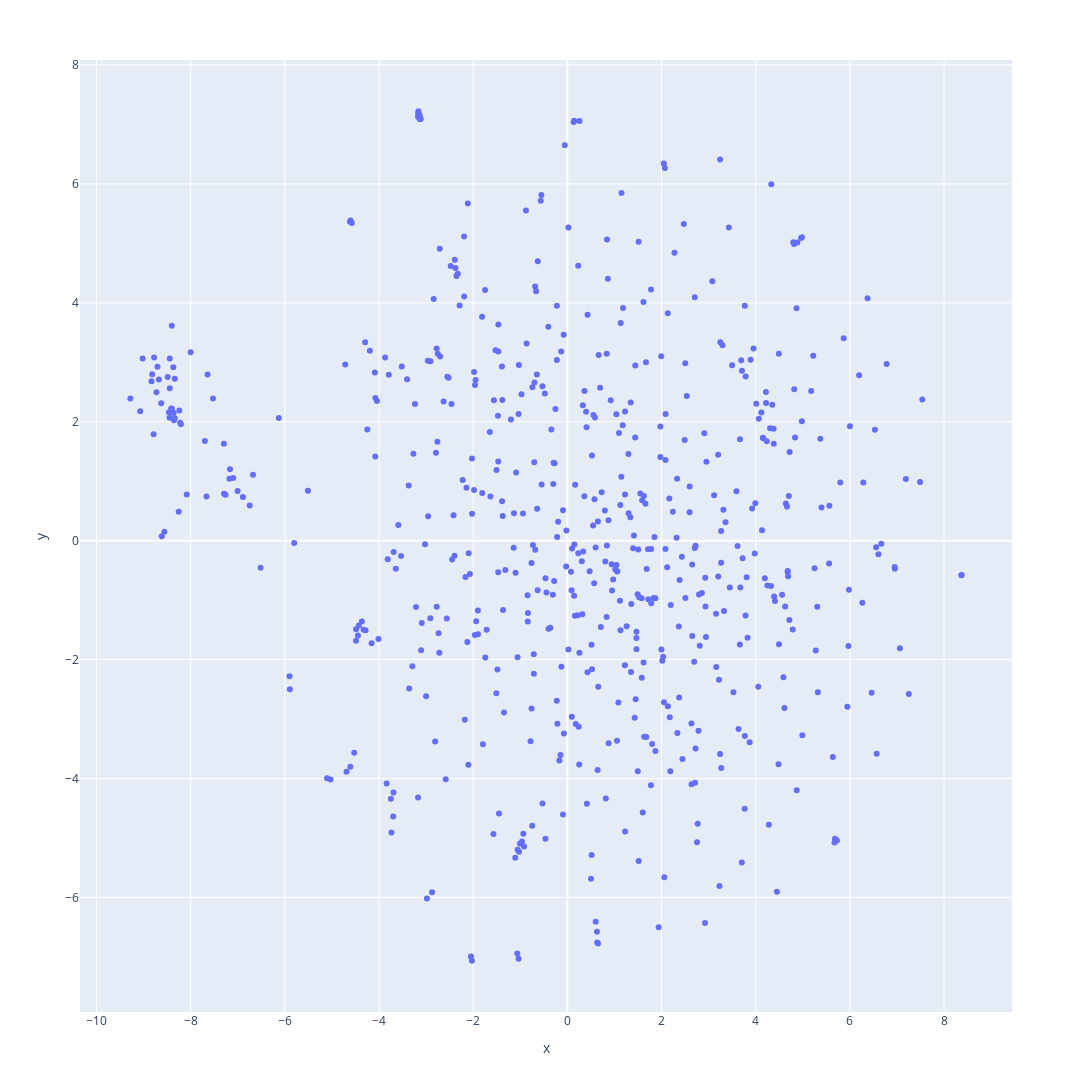

This figure's notebook cell:
### Code cell
import plotly.express as px
import pandas as pd

df = pd.DataFrame(data={
    "x": embed_tsne[:, 0].tolist(),
    "y": embed_tsne[:, 1].tolist(),
    "token": itos[:viz_words]
})
fig = px.scatter(
    df, x="x", y="y", hover_data={"token"}, width=1200, height=1200
)
fig.show()

### Figure 1 — Plotly figure (JSON) as saved in the notebook; plotly's stock layout.template omitted (floating-point values rounded to 4 significant figures; data arrays with more than 128 entries replaced by an {"elided": "..."} marker saying what was removed)
{"data": [{"customdata": {"elided": "600x1 str values"}, "hovertemplate": "x=%{x}<br>y=%{y}<br>token=%{customdata[0]}<extra></extra>", "legendgroup": "", "marker": {"color": "#636efa", "symbol": "circle"}, "mode": "markers", "name": "", "orientation": "v", "showlegend": false, "type": "scatter", "x": {"elided": "600 float values"}, "xaxis": "x", "y": {"elided": "600 float values"}, "yaxis": "y"}], "layout": {"height": 1200, "legend": {"tracegroupgap": 0}, "margin": {"t": 60}, "width": 1200, "xaxis": {"anchor": "y", "domain": [0, 1], "title": {"text": "x"}}, "yaxis": {"anchor": "x", "domain": [0, 1], "title": {"text": "y"}}}}
